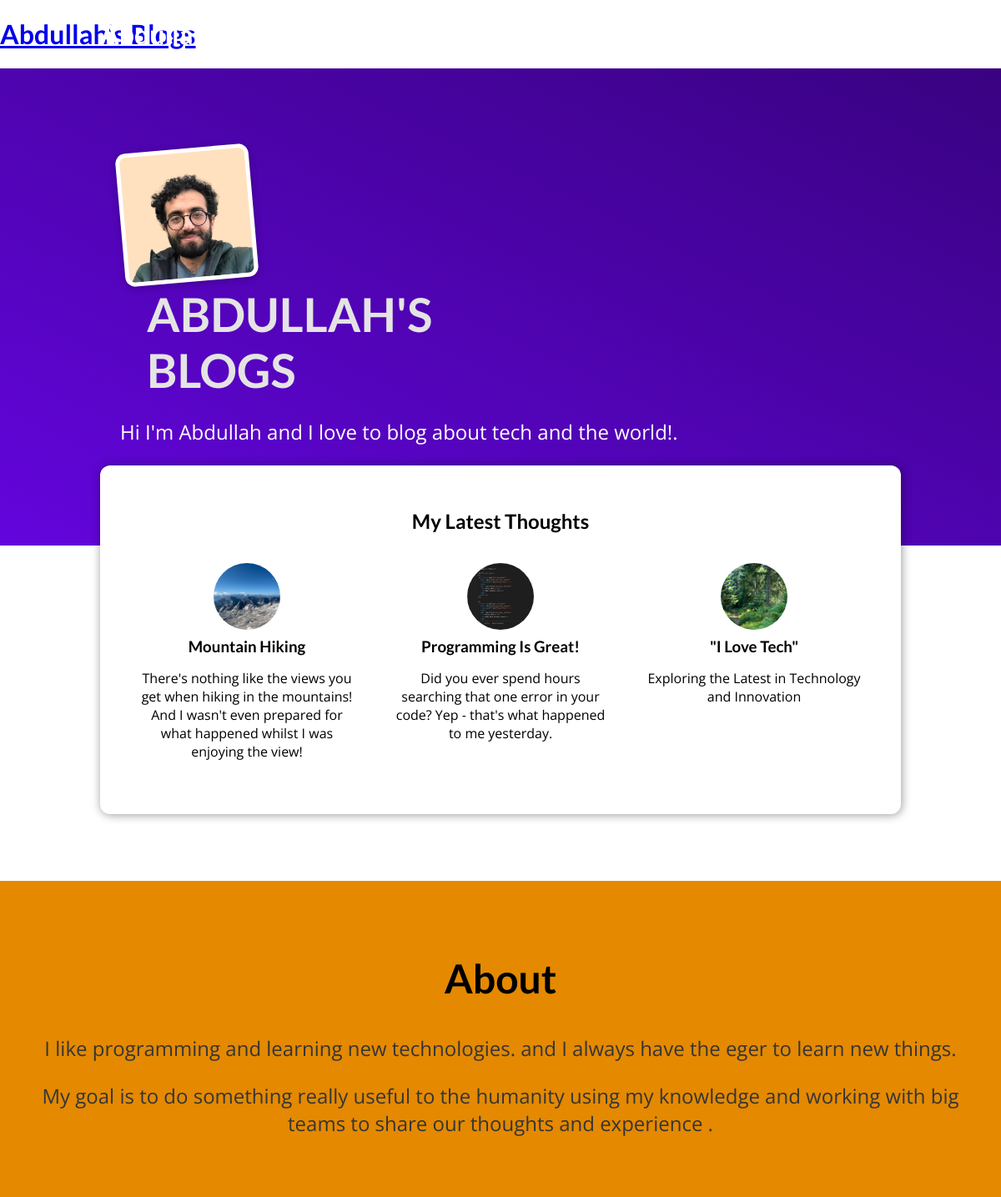
Screenshot of /blog/ with the database file from the repository.
### blog/models.py (models this page shows, shortened)
class Post(models.Model):
    slug = models.SlugField(unique= True, default="", null=False, db_index= True)
    title = models.CharField(max_length=50)
    image = models.ImageField(upload_to="posts")
    date = models.DateField(null= True, auto_now=True)
    content = models.TextField(validators=[MinLengthValidator(10)])
    excerpt = models.CharField(max_length= 200, null= True)
    author = models.ForeignKey(Author,null= True, on_delete=models.SET_NULL, related_name= "posts")
    tags = models.ManyToManyField(Tag )

### blog/views.py (the view)
# urls.py: path("", views.StartingPageView.as_view(), name = "starting_page"),
class StartingPageView(ListView):
    template_name = "blog/index.html"
    model = Post
    ordering = ["-date"]
    context_object_name = "posts"
    def get_queryset(self):
        queryset =  super().get_queryset()
        data = queryset[:3]
        return data

### blog/templates/blog/index.html (shortened to what this page needs)
{% extends "base.html" %}
{%load static%}
{%block css_files%}
    <link rel="stylesheet" href= "{%static "blog/post.css" %}">
    <link rel="stylesheet" href= "{% static "blog/index.css" %}">
{%endblock%}
{%block page_content%}
<main>
    <h1> <a href = "{% url "starting_page" %}"> Abdullah's Blogs</a></h1>
    <section id="welcome">
        <img src= "{%static "blog/images/me.png"%}"alt= "Abdullah - the Author of this blog "/>
        <h2>ABDULLAH'S BLOGS</h2>
        <p>Hi I'm Abdullah and I love to blog about tech and the world!.</p>
    </section>
    <section id="latest-posts">
        <h2>My Latest Thoughts </h2>
        <ul>
            {%for post in posts%}
                {% include "blog/includes/post.html" %}
            {% endfor %}
        </ul>
    </section>
    <section id="about">
        <h2>About</h2>
        <p>I like programming and learning new technologies. and I always have the eger to learn new things.</p>
        <p>My goal is to do something really useful to the humanity using my knowledge and working with big teams to share our thoughts and experience .</p>
    </section>
</main>
{%endblock%}

### blog/templates/blog/includes/post.html
    <li>
        <article class= "post">
            <a href= "{% url "post_detail_page" post.slug %}" >
                <img src= "{{post.image.url}}" alt = "{{post.title}}"/>
                <div class= "post__content">
                    <h3>{{post.title}} </h3>
                    <p>{{post.excerpt}} </p>
                </div>
            </a>
        </article>
    </li>

### static/app.css (style rules this page uses)
* { box-sizing: border-box; }
html { font-family: 'Open Sans', 'Lato', sans-serif; }
body { margin: 0; }
h1, h2, h3 { font-family: 'Lato', sans-serif; font-weight: bold; }

### blog/static/blog/post.css (style rules this page uses)
.post { display: flex; flex-direction: column; align-items: center; text-align: center; }
.post a { text-decoration: none; color: black; transition: all 0.2s ease; padding: 1rem; }
.post img { width: 5rem; height: 5rem; object-fit: cover; border-radius: 50%; }
.post h3 { margin: 0.25rem 0; }

### blog/static/blog/index.css (style rules this page uses)
#welcome { background: linear-gradient(to right top, #6305dd, #390281); padding: 6rem 12%; }
#welcome img { width: 10rem; height: 10rem; object-fit: cover; object-position: top; border: 5px solid white; border-radius: 12px; background-color: #ffe1bf; transform: rotateZ(-5deg); box-shadow: 0 2px 8px rgba(0, 0, 0, 0.25); }
#welcome h2 { font-size: 3.5rem; margin: 0 0 0 2rem; color: #e4e4e4; width: 10rem; }
#welcome p { color: white; font-size: 1.5rem; }
#latest-posts { background-color: white; padding: 2rem; border-radius: 12px; width: 60rem; margin: -6rem auto 2rem auto; box-shadow: 1px 1px 12px rgba(0, 0, 0, 0.4); }
#latest-posts h2 { text-align: center; }
#latest-posts ul { list-style: none; margin: 0; padding: 0; display: flex; gap: 1rem; }
#latest-posts li { flex: 1; }
#about { text-align: center; padding: 3rem; background-color: #e48900; margin-top: 5rem; }
#about h2 { font-size: 3rem; }
#about p { font-size: 1.5rem; color: #353535; }

### rows the page displays
Post: image (picture), title "Mountain Hiking", excerpt "There's nothing like the views you get when hiking in the mountains! And I wasn't even prepared for what happened whilst I was enjoying the view!"
Post: image (picture), title "Programming Is Great!", excerpt "Did you ever spend hours searching that one error in your code? Yep - that's what happened to me yesterday."
Post: image (picture), title "\"I Love Tech\"", excerpt "Exploring the Latest in Technology and Innovation"
